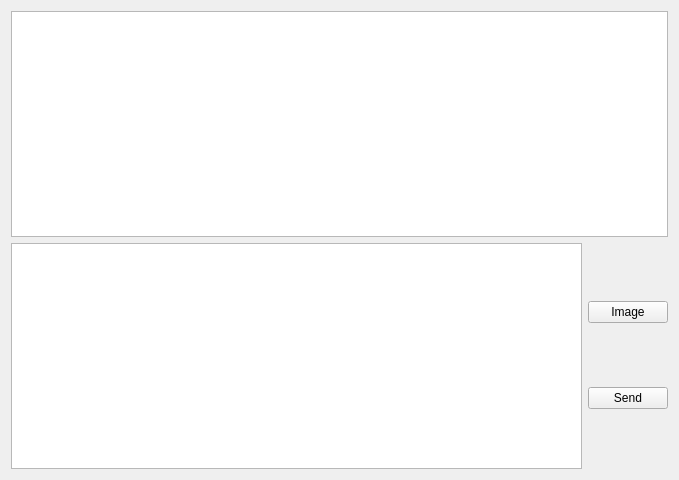
<?xml version="1.0" encoding="UTF-8"?>
<ui version="4.0">
 <class>Widget</class>
 <widget class="QWidget" name="Widget">
  <property name="geometry">
   <rect>
    <x>0</x>
    <y>0</y>
    <width>679</width>
    <height>480</height>
   </rect>
  </property>
  <property name="windowTitle">
   <string>客户端</string>
  </property>
  <layout class="QVBoxLayout" name="verticalLayout_2">
   <item>
    <widget class="QTextBrowser" name="messageView"/>
   </item>
   <item>
    <widget class="QSplitter" name="splitter">
     <property name="orientation">
      <enum>Qt::Vertical</enum>
     </property>
     <widget class="QWidget" name="layoutWidget">
      <layout class="QHBoxLayout" name="horizontalLayout">
       <item>
        <widget class="QPlainTextEdit" name="messageInput"/>
       </item>
       <item>
        <layout class="QVBoxLayout" name="verticalLayout">
         <item>
          <widget class="QPushButton" name="imageButton">
           <property name="text">
            <string>Image</string>
           </property>
          </widget>
         </item>
         <item>
          <widget class="QPushButton" name="sendButton">
           <property name="text">
            <string>Send</string>
           </property>
          </widget>
         </item>
        </layout>
       </item>
      </layout>
     </widget>
    </widget>
   </item>
  </layout>
 </widget>
 <resources/>
 <connections/>
</ui>
